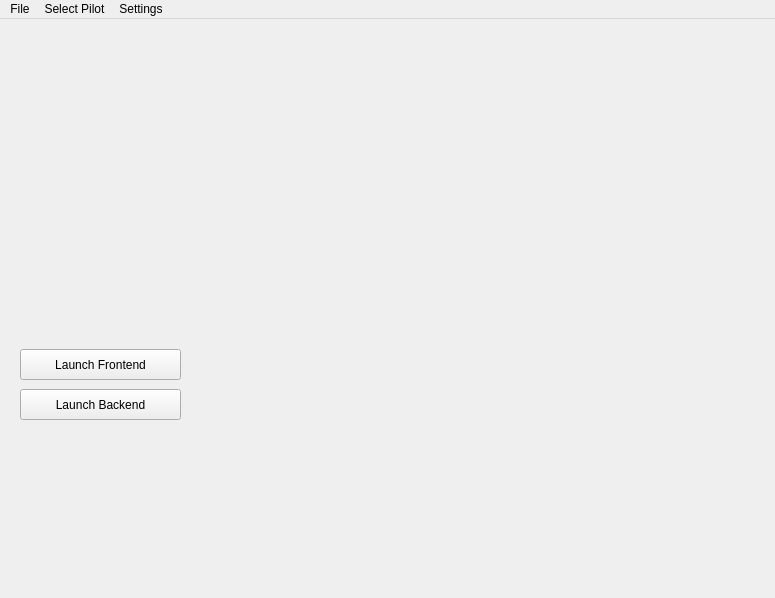
<?xml version="1.0" encoding="UTF-8"?>
<ui version="4.0">
 <class>MainWindow</class>
 <widget class="QMainWindow" name="MainWindow">
  <property name="geometry">
   <rect>
    <x>0</x>
    <y>0</y>
    <width>775</width>
    <height>598</height>
   </rect>
  </property>
  <property name="windowTitle">
   <string>Eastern Edge Robots Software Tool Kit</string>
  </property>
  <widget class="QWidget" name="centralwidget">
   <widget class="QPushButton" name="pushButton">
    <property name="geometry">
     <rect>
      <x>20</x>
      <y>330</y>
      <width>161</width>
      <height>31</height>
     </rect>
    </property>
    <property name="text">
     <string>Launch Frontend</string>
    </property>
   </widget>
   <widget class="QPushButton" name="pushButton_2">
    <property name="geometry">
     <rect>
      <x>20</x>
      <y>370</y>
      <width>161</width>
      <height>31</height>
     </rect>
    </property>
    <property name="text">
     <string>Launch Backend</string>
    </property>
   </widget>
   <widget class="QLabel" name="label">
    <property name="geometry">
     <rect>
      <x>210</x>
      <y>0</y>
      <width>371</width>
      <height>221</height>
     </rect>
    </property>
    <property name="text">
     <string/>
    </property>
    <property name="pixmap">
     <pixmap>:/eer-yellow.xSeVkOog.svg</pixmap>
    </property>
    <property name="scaledContents">
     <bool>true</bool>
    </property>
   </widget>
   <widget class="QLabel" name="label_2">
    <property name="geometry">
     <rect>
      <x>310</x>
      <y>300</y>
      <width>431</width>
      <height>141</height>
     </rect>
    </property>
    <property name="text">
     <string/>
    </property>
   </widget>
  </widget>
  <widget class="QMenuBar" name="menubar">
   <property name="geometry">
    <rect>
     <x>0</x>
     <y>0</y>
     <width>775</width>
     <height>27</height>
    </rect>
   </property>
   <widget class="QMenu" name="menuOpen_File">
    <property name="title">
     <string>File</string>
    </property>
    <addaction name="actionOpen"/>
   </widget>
   <widget class="QMenu" name="menuSelect_Pilot">
    <property name="title">
     <string>Select Pilot</string>
    </property>
   </widget>
   <widget class="QMenu" name="menuSettings">
    <property name="title">
     <string>Settings</string>
    </property>
   </widget>
   <addaction name="menuOpen_File"/>
   <addaction name="menuSelect_Pilot"/>
   <addaction name="menuSettings"/>
  </widget>
  <action name="action">
   <property name="text">
    <string>EER Tool</string>
   </property>
  </action>
  <action name="actionOpen">
   <property name="text">
    <string>Open</string>
   </property>
  </action>
 </widget>
 <resources/>
 <connections/>
</ui>
